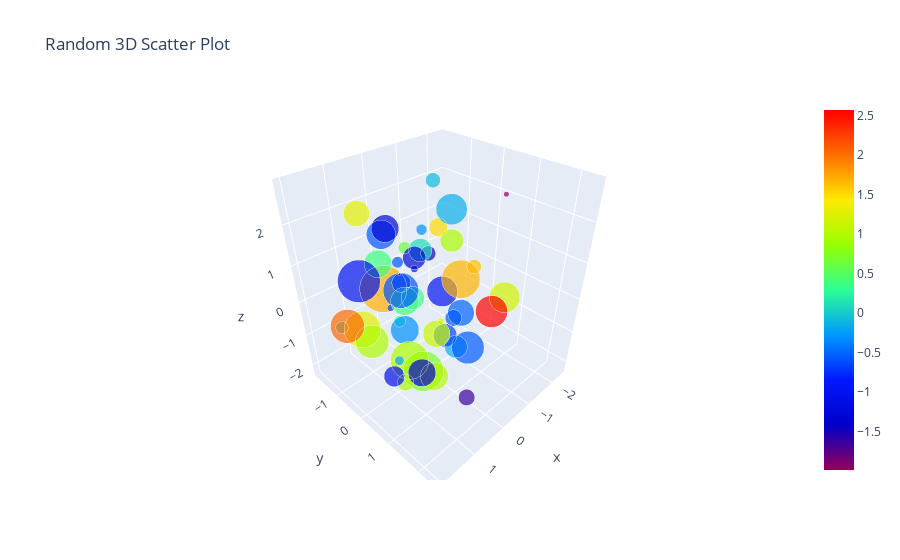

Notebook source saved alongside this figure:
### Code cell
trace = go.Scatter3d(
    x=random_x,
    y=random_y,
    z=random_z,

    mode='markers',
    marker=go.scatter3d.Marker(
        color=random_a,
        colorscale='Rainbow',
        sizemode='area',
        size=1000 * abs(random_b),
        showscale=True,
    ),
)

data = [trace]
layout = go.Layout(
    title='Random 3D Scatter Plot'
)
figure = go.Figure(data=data, layout=layout)
offline.iplot(figure)
